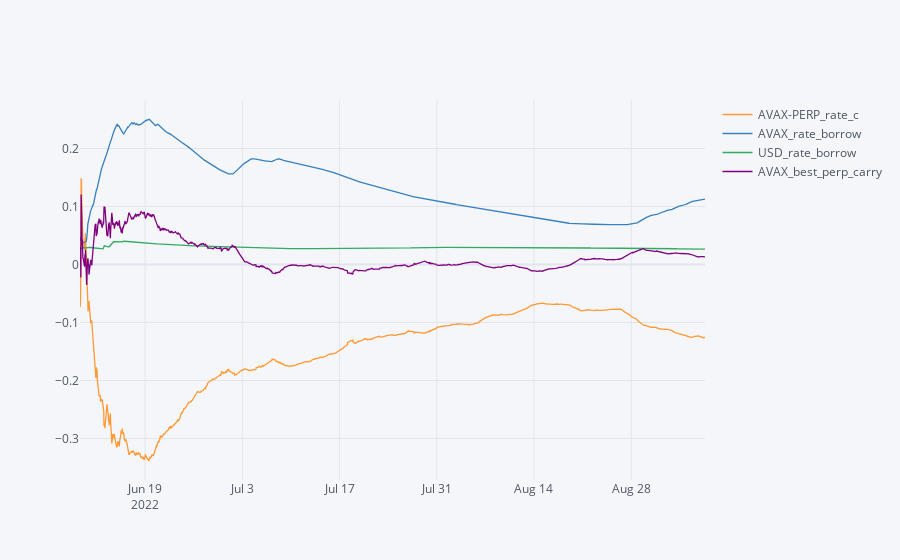

The code cell stored with this chart in its notebook:
### Code cell
selected = [df for df in futures_df.columns if any(df.split('-')[0].split('_')[0]==coin for coin in (coins+['USD']))]
prices=futures_df[[c for c in selected if any(string in c for string in ['price_c'])]]

short_rates=futures_df[[c for c in selected if any(string in c for string in ['_rate_c','rate_borrow'])]]
short_rates=short_rates.ewm(halflife=halflife,times=short_rates.index).mean()

borrow_size=futures_df[[c for c in selected if any(string in c for string in ['_rate_size','price_volume'])]]

for c in coins:
    long_perp_carry=short_rates[c+'-PERP_rate_c']-short_rates['USD_rate_borrow']
    short_perp_carry=-short_rates[c+'-PERP_rate_c']-short_rates[c+'_rate_borrow']
    short_rates[c+'_best_perp_carry']= pd.concat([long_perp_carry, short_perp_carry]).groupby(level=0).max()
    # long_rates[c+'_long_future_carry']=long_rates[c+'-1231_rate_c']-short_rates['USD_rate_borrow']
    # long_rates[c+'_short_future_carry']=-long_rates[c+'-1231_rate_c']-short_rates[c+'_rate_borrow']

short_rates.iplot()#))

### Figure 1 — Plotly figure (JSON) as saved in the notebook; plotly's stock layout.template omitted (floating-point values rounded to 4 significant figures; data arrays with more than 128 entries replaced by an {"elided": "..."} marker saying what was removed)
{"data": [{"line": {"color": "rgba(255, 153, 51, 1.0)", "dash": "solid", "shape": "linear", "width": 1.3}, "mode": "lines", "name": "AVAX-PERP_rate_c", "text": "", "type": "scatter", "x": {"elided": "2161 str values"}, "y": {"elided": "2161 float values"}}, {"line": {"color": "rgba(55, 128, 191, 1.0)", "dash": "solid", "shape": "linear", "width": 1.3}, "mode": "lines", "name": "AVAX_rate_borrow", "text": "", "type": "scatter", "x": {"elided": "2161 str values"}, "y": {"elided": "2161 float values"}}, {"line": {"color": "rgba(50, 171, 96, 1.0)", "dash": "solid", "shape": "linear", "width": 1.3}, "mode": "lines", "name": "USD_rate_borrow", "text": "", "type": "scatter", "x": {"elided": "2161 str values"}, "y": {"elided": "2161 float values"}}, {"line": {"color": "rgba(128, 0, 128, 1.0)", "dash": "solid", "shape": "linear", "width": 1.3}, "mode": "lines", "name": "AVAX_best_perp_carry", "text": "", "type": "scatter", "x": {"elided": "2161 str values"}, "y": {"elided": "2161 float values"}}], "layout": {"legend": {"bgcolor": "#F5F6F9", "font": {"color": "#4D5663"}}, "paper_bgcolor": "#F5F6F9", "plot_bgcolor": "#F5F6F9", "title": {"font": {"color": "#4D5663"}}, "xaxis": {"gridcolor": "#E1E5ED", "showgrid": true, "tickfont": {"color": "#4D5663"}, "title": {"font": {"color": "#4D5663"}, "text": ""}, "zerolinecolor": "#E1E5ED"}, "yaxis": {"gridcolor": "#E1E5ED", "showgrid": true, "tickfont": {"color": "#4D5663"}, "title": {"font": {"color": "#4D5663"}, "text": ""}, "zerolinecolor": "#E1E5ED"}}}
